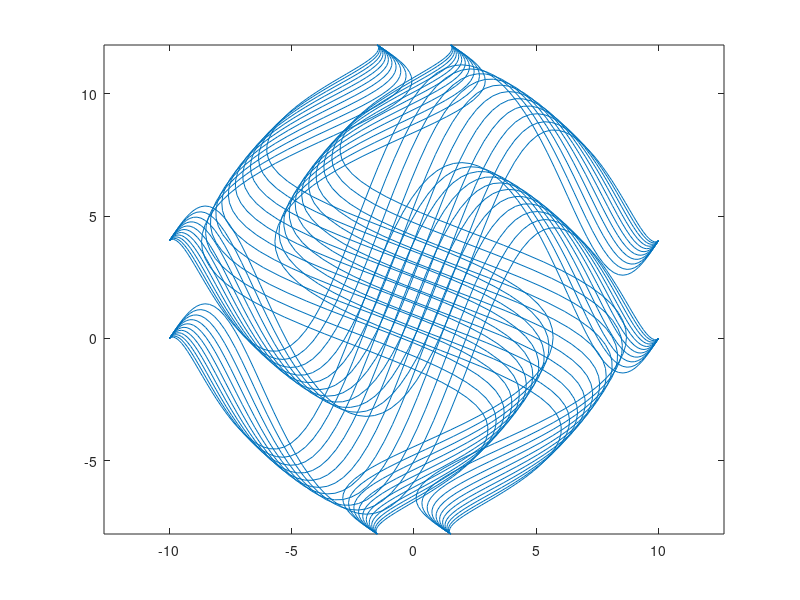

Reproduce this figure in MATLAB.
% Superficie Parametrica 2
clc
theta = linspace(-6.2,6.2, 1000);

X = [];
Y = [];

x = 10.*sin(2.78.*theta).*round(sqrt(cos(cos(8.2.*theta))));
y = 9.*(cos(2.78.*theta).^2).*sin(sin(8.2.*theta));

X = horzcat(X, x);
Y = horzcat(Y, y);

X(length(X)+1) = NaN;
Y(length(Y)+1) = NaN;

X = horzcat(X, x);
Y = horzcat(Y, y + 4);

X(length(X)+1) = NaN;
Y(length(Y)+1) = NaN;

X = horzcat(X, -1.*y+1.5);
Y = horzcat(Y, x+2);

X(length(X)+1) = NaN;
Y(length(Y)+1) = NaN;

X = horzcat(X, -1.*y-1.5);
Y = horzcat(Y, x+2);

plot(X, Y)
axis equal